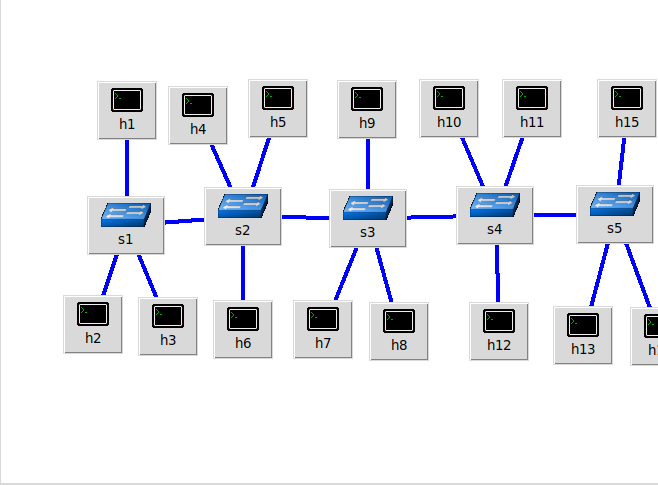
#> input picture Results/linear_topo.png, 658 x 485 px
$ python eel5718_image_crop.py
#> lines starting #> are read from the running program, lines starting #| are printed output that depends on the picture

import matplotlib.pyplot as plt
import matplotlib.image as mpimg
import numpy as np

def main():
    images = [
            mpimg.imread('linear_topo.png'),
            mpimg.imread('mesh_topo.png'),
            mpimg.imread('tree_topo.png'),
            mpimg.imread('ring_topo.png'),
            mpimg.imread('hybrid_topo.png'),
            mpimg.imread('star_topo.png')
            ]
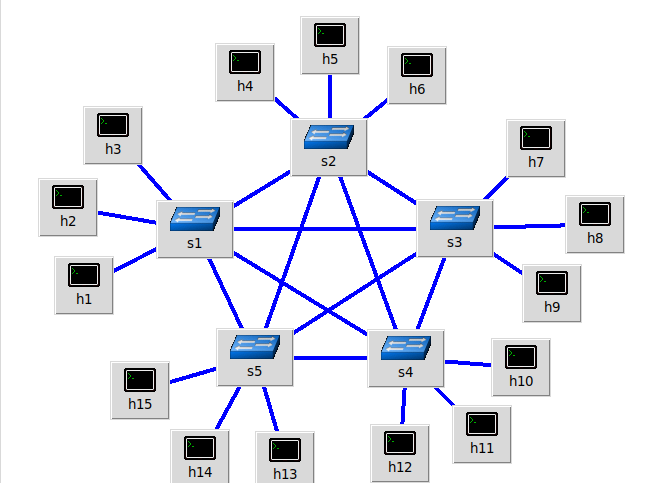
#> input picture Results/mesh_topo.png, 654 x 483 px
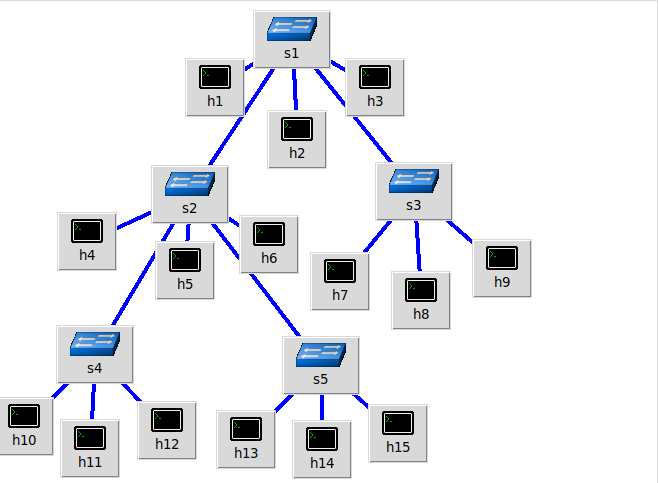
#> input picture Results/tree_topo.png, 658 x 483 px
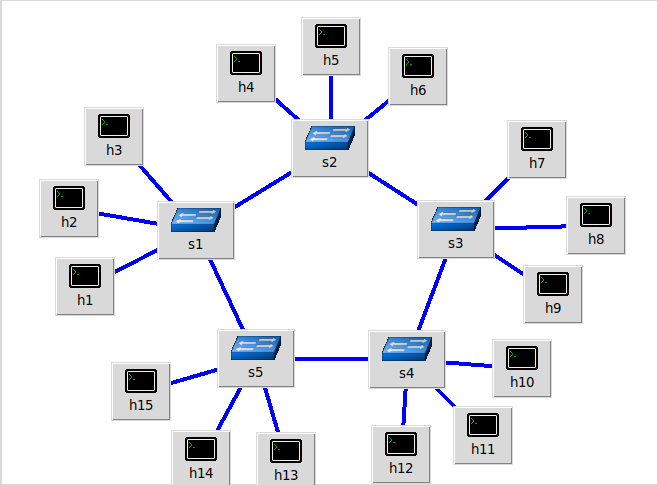
#> input picture Results/ring_topo.png, 657 x 485 px
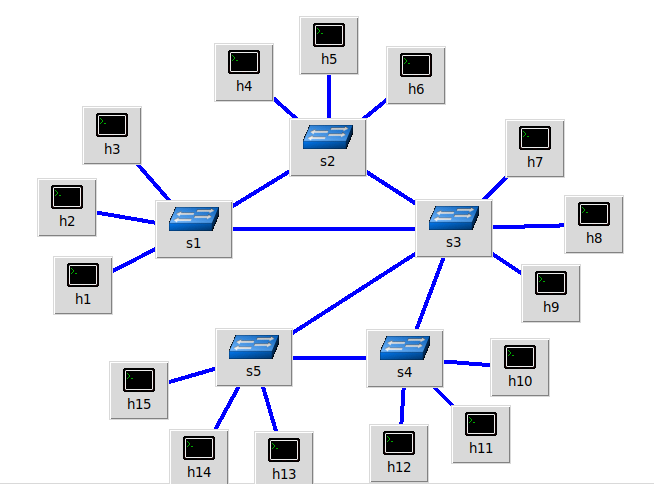
#> input picture Results/hybrid_topo.png, 654 x 484 px
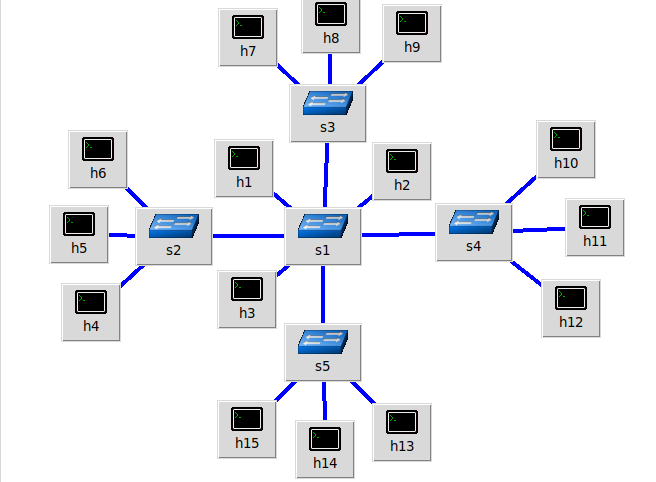
#> input picture Results/star_topo.png, 656 x 482 px

    fig, axes = plt.subplots(nrows=2, ncols=3, figsize=(8, 8))
    axes = axes.flatten()
    for i, ax in enumerate(axes):
        ax.imshow(images[i])
        ax.axis('off')

    plt.tight_layout()
    plt.show()

if __name__ == '__main__':
    main()
